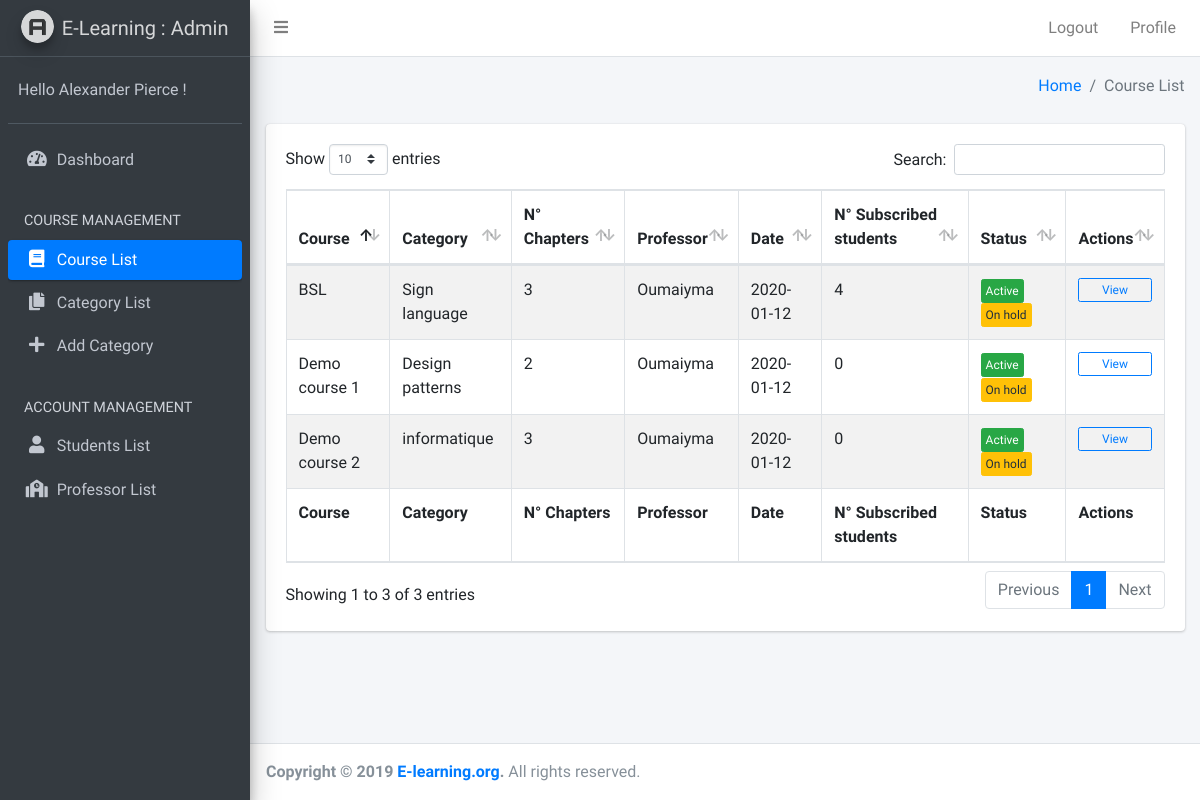
/Admin/S-Admin/course_list.php, run on the app's committed database.
### tables this page shows
CREATE TABLE `course` (
  `id_course` int(15) NOT NULL,
  `name` varchar(60) NOT NULL,
  `description` varchar(50000) NOT NULL,
  `syllabus` mediumtext NOT NULL,
  `id_prof` int(15) NOT NULL,
  `image_course` varchar(100) NOT NULL,
  `id_category` int(11) NOT NULL,
  `active` tinyint(1) NOT NULL DEFAULT 1,
  `lunched` tinyint(1) NOT NULL DEFAULT 0,
  `release_date` date NOT NULL
);

CREATE TABLE `category` (
  `id_category` int(11) NOT NULL,
  `label_category` varchar(100) NOT NULL,
  `description` varchar(200) DEFAULT NULL,
  `active` tinyint(1) NOT NULL DEFAULT 1
);

CREATE TABLE `account` (
  `id_account` int(15) NOT NULL,
  `full_name` varchar(30) DEFAULT NULL,
  `email` varchar(35) DEFAULT NULL,
  `password` varchar(11) NOT NULL,
  `date` date NOT NULL,
  `type` varchar(11) NOT NULL
);

### Admin/S-Admin/course_list.php (the view, shortened to what this page needs)
<?php
    include_once("../../Database/db_connection.php");
?>
<!DOCTYPE html>
<html>
<head>
    <link rel="stylesheet" href="../plugins/fontawesome-free/css/all.min.css">
    <link rel="stylesheet" href="https://code.ionicframework.com/ionicons/2.0.1/css/ionicons.min.css">
    <link rel="stylesheet" href="../plugins/tempusdominus-bootstrap-4/css/tempusdominus-bootstrap-4.min.css">
    <link rel="stylesheet" href="../plugins/icheck-bootstrap/icheck-bootstrap.min.css">
    <link rel="stylesheet" href="../plugins/jqvmap/jqvmap.min.css">
    <link rel="stylesheet" href="../plugins/datatables-bs4/css/dataTables.bootstrap4.css">
    <link rel="stylesheet" href="../dist/css/adminlte.min.css">
    <link rel="stylesheet" href="../plugins/overlayScrollbars/css/OverlayScrollbars.min.css">
    <link rel="stylesheet" href="../plugins/daterangepicker/daterangepicker.css">
    <link rel="stylesheet" href="../plugins/summernote/summernote-bs4.css">
</head>
<body class="hold-transition sidebar-mini layout-fixed">
    <div class="wrapper">
        <nav class="main-header navbar navbar-expand navbar-white navbar-light">
            <ul class="navbar-nav">
                <li class="nav-item">
                    <a class="nav-link" data-widget="pushmenu" href="#"><i class="fas fa-bars"></i></a>
                </li>
            </ul>
            <ul class="navbar-nav ml-auto">
                <li class="nav-item d-none d-sm-inline-block">
                    <a href="../Authentification/sign_up.php" class="nav-link">Logout</a>
                </li>
                <li class="nav-item d-none d-sm-inline-block">
                    <a href="profile.php" class="nav-link">Profile</a>
                </li>
            </ul>
        </nav>
        <aside class="main-sidebar sidebar-dark-primary elevation-4">
            <a href="index3.html" class="brand-link">
                <img src="../dist/img/AdminLTELogo.png" alt="AdminLTE Logo" class="brand-image img-circle elevation-3" style="opacity: .8">
                <span class="brand-text font-weight-light">E-Learning : Admin</span>
            </a>
            <div class="sidebar">
                <div class="user-panel mt-3 pb-3 mb-3 d-flex">
                    <div class="info">
                        <a href="#" class="d-block">Hello Alexander Pierce !</a>
                    </div>
                </div>
                <nav class="mt-2">
                    <ul class="nav nav-pills nav-sidebar flex-column" data-widget="treeview" role="menu" data-accordion="false">
                        <li class="nav-item">
                            <a href="index.php" class="nav-link">
                                <i class="nav-icon fas fa-tachometer-alt"></i>
                                <p>Dashboard</p>
                            </a>
                        </li>
                        <li class="nav-header">COURSE MANAGEMENT</li>
                        <li class="nav-item">
                            <a href="course_list.php" class="nav-link active">
                                <i class="nav-icon fas fa-book"></i>
                                <p>Course List</p>
                            </a>
                        </li>
                        <li class="nav-item">
                            <a href="category_list.php" class="nav-link">
                                <i class="nav-icon fas fa-copy"></i>
                                <p>Category List</p>
                            </a>
                        </li>
                        <li class="nav-item">
                            <a href="add_category.php" class="nav-link">
                                <i class="nav-icon fas fa-plus"></i>
                                <p>Add Category</p>
                            </a>
                        </li>
                        <li class="nav-header">ACCOUNT MANAGEMENT</li>
                        <li class="nav-item">
                            <a href="student_list.php" class="nav-link">
                                <i class="nav-icon fas fa-user"></i>
                                <p>Students List</p>
                            </a>
                        </li>
                        <li class="nav-item">
                            <a href="professor_list.php" class="nav-link">
                                <i class="nav-icon fas fa-school"></i>
                                <p>Professor List</p>
                            </a>
                        </li>
                    </ul>
                </nav>
            </div>
        </aside>
        <div class="content-wrapper">
            <div class="content-header">
                <div class="container-fluid">
                    <div class="row mb-2">
                        <div class="col-sm-6 ml-auto">
                            <ol class="breadcrumb float-sm-right">
                                <li class="breadcrumb-item"><a href="index.php">Home</a></li>
                                <li class="breadcrumb-item active">Course List</li>
                            </ol>
                        </div>
                    </div>
                </div>
            </div>
            <section class="content">
                <div class="container-fluid">
                    <div class="card">
                        <div class="card-body">
                            <table id="example1" class="table table-bordered table-striped">
                                <thead>
                                    <tr>
                                        <th>Course</th>
                                        <th>Category</th>
                                        <th>N° Chapters</th>
                                        <th>Professor</th>
                                        <th>Date </th>
                                        <th>N° Subscribed students</th>
                                        <th>Status</th>
                                        <th>Actions</th>
                                    </tr>
                                </thead>
                                <tbody>
                                    <?php
		                                 $select_course="SELECT * FROM course  ";
		                                 $result_course = mysqli_query($conn,$select_course);
		                                 while($row = mysqli_fetch_assoc($result_course)) {
			                             $id= $row['id_course'];
			                             $name=$row['name'];
			                             $date=$row['release_date'];
                                         $id_category=$row['id_category'];
                                         $launched = $row['lunched'];
                                         $active = $row['active'];
                                         $id_prof=$row['id_prof'];
                                         $select_category="SELECT * FROM category  WHERE id_category='$id_category' ";
                                         $result_category = mysqli_query($conn,$select_category);
                                         $row1= mysqli_fetch_assoc($result_category);
                                         $Category=$row1['label_category'];
                                         $select_chapters="SELECT count(*) FROM chapter  WHERE id_course='$id' ";
                                         $result_chapters = mysqli_query($conn,$select_chapters);
                                         $row2= mysqli_fetch_assoc($result_chapters);
                                         $NB_chapters=$row2['count(*)'];
                                         $select_prof="SELECT * FROM account  WHERE id_account='$id_prof' ";
                                         $result_prof= mysqli_query($conn,$select_prof);
                                         $row3= mysqli_fetch_assoc($result_prof);
                                         $name_prof=$row3['full_name'];
                                         $select_Students="SELECT count(*) FROM course_student  WHERE id_course='$id' ";
                                         $result_Students= mysqli_query($conn,$select_Students);
                                         $row4= mysqli_fetch_assoc($result_Students);
                                         $NB_Students=$row4['count(*)'];
		                           ?>
                                    <tr>
                                        <td><?php echo $name ;?></td>
                                        <td> <?php echo $Category;?></td>
                                        <td> <?php echo $NB_chapters ;?></td>
                                        <td> <?php echo $name_prof;?></td>
                                        <td><?php echo $date ;?></td>
                                        <td> <?php echo $NB_Students ;?></td>
                                        <td><?php if($active == '1'){?>
                                            <button type="button" class="btn btn-success btn-xs">Active</button>
                                            <?php }else{?>
                                            <button type="button" class="btn btn-danger btn-xs">Blocked</button>
                                            <?php }?>
                                            <?php if($launched == '1'){?>
                                            <button type="button" class="btn btn-primary btn-xs">Launched</button>
                                            <?php }else{?>
                                            <button type="button" class="btn btn-warning btn-xs">On hold</button>
                                            <?php }?>
                                        </td>
                                        <td>
                                            <form method="post" action="course_detail.php">
                                                <button type="submit" class="btn btn-block btn-outline-primary btn-xs">View</button>
                                            </form>
                                        </td>
                                    </tr>
                                    <?php } ?>
                                </tbody>
                                <tfoot>
                                    <tr>
                                        <th>Course</th>
                                        <th>Category</th>
                                        <th>N° Chapters</th>
                                        <th>Professor</th>
                                        <th>Date </th>
                                        <th>N° Subscribed students</th>
                                        <th>Status</th>
                                        <th>Actions</th>
                                    </tr>
                                </tfoot>
                            </table>
                        </div>
                    </div>
                </div>
            </section>
        </div>
    </div>
    <footer class="main-footer">
        <strong>Copyright &copy; 2019 <a href="http://adminlte.io">E-learning.org</a>.</strong>
        All rights reserved.
    </footer>
</body>
</html>

### data on the page
course: name "BSL", id_category.label_category "Sign language", NB_chapters "3", account.full_name "Oumaiyma", release_date "2020-01-12", NB_Students "4", active "Active", lunched "On hold"
course: name "Demo course 1", id_category.label_category "Design patterns", NB_chapters "2", account.full_name "Oumaiyma", release_date "2020-01-12", NB_Students "0", active "Active", lunched "On hold"
course: name "Demo course 2", id_category.label_category "informatique", NB_chapters "3", account.full_name "Oumaiyma", release_date "2020-01-12", NB_Students "0", active "Active", lunched "On hold"
